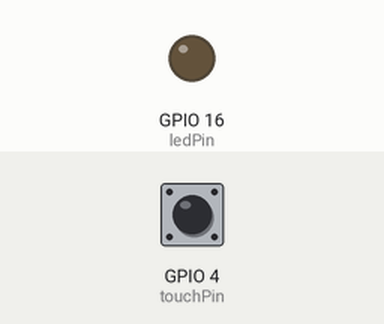
Simulated run of this sketch. Board: ESP32. Shown: output pins drawn as LEDs (lit = HIGH). The inputs (shaded band) are chosen by the test bench; at power-on: GPIO 4 (touchPin) HIGH. What the sketch prints to the serial monitor is not drawn.

Above: at 2.2 s.
2.3 s: GPIO 4 (touchPin) pulled LOW for 0.15 s
At 2.4 s:
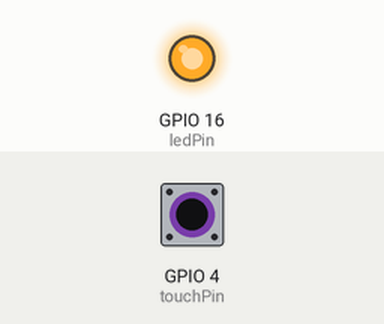
4.0 s: GPIO 4 (touchPin) pulled LOW for 3.2 s
At 8.2 s:
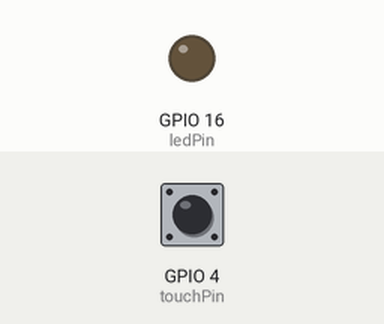
Timing chart, 0 to 9.7 s (numbered marks = the images above; inputs shaded):
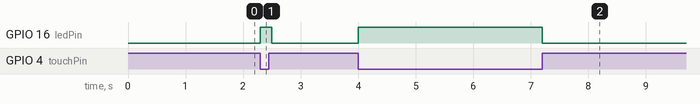

The sketch:

LED_menyala_ketika_sensor_disentuh_dan_mati_ketika_tidak_dis.ino
```cpp
// ESP32 Touch Control LED
// Touch0 is T0 which is on GPIO 4.
const int touchPin = 4; // Pin sensor sentuh (Touch0) yang terhubung ke GPIO 4
const int ledPin = 16;  // Pin LED yang terhubung ke GPIO 13

void setup() {
  Serial.begin(115200);
  pinMode(ledPin, OUTPUT); // Atur pin LED sebagai output
  delay(1000);
  Serial.println("ESP32 Touch Control LED");
}

void loop() {
  int touchValue = touchRead(touchPin); // Membaca nilai dari sensor sentuh

  if (touchValue < 30) { // Ubah angka ini sesuai dengan sensitivitas yang Anda inginkan
    digitalWrite(ledPin, HIGH); // Hidupkan LED jika sensor sentuh ditekan
  } else {
    digitalWrite(ledPin, LOW); // Matikan LED jika sensor sentuh tidak ditekan
  }

  delay(100); // Penundaan kecil untuk menghindari pembacaan yang berlebihan
}
```

Measured:
- after the input at 2.3 s, GPIO 16 (ledPin): LOW → HIGH at once, → LOW 0.20 s later
- after the input at 4.0 s, GPIO 16 (ledPin): LOW → HIGH at once, → LOW 3.2 s later
